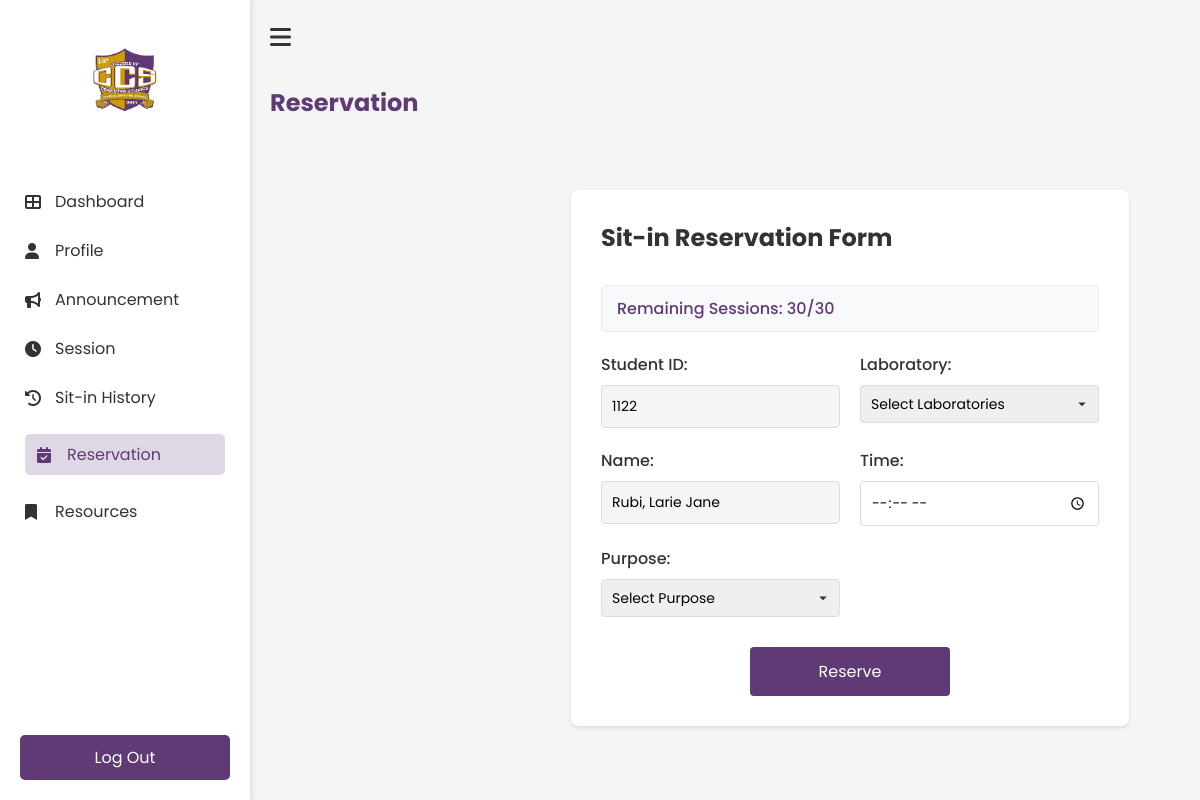
The app's page /Reservation (signed in) with its own data.
### tables this page shows
CREATE TABLE users(
idno integer primary key,
lastname text not null,
firstname text not null,
middlename text,
course text not null,
year_level integer not null,
email text unique not null,
username text unique not null,
password text not null, sessions TEXT DEFAULT NULL, address text, photo text, points INTEGER DEFAULT 0, remaining_sessions INTEGER DEFAULT 0);

### app.py (the view, shortened to what this page needs)
@app.route('/Reservation', methods=['GET', 'POST'])
def Reservation():
    if 'username' not in session:
        return redirect(url_for('login'))
    user = get_user_reservation_data(session['student_id'])
    if not user:
        flash('Error loading user data', 'error')
        return redirect(url_for('Dashboard'))
    return render_template('student/reservation.html', user=user)

### templates/student/reservation.html (shortened to what this page needs)
<!DOCTYPE html>
<html lang="en">
<head>
    <link rel="stylesheet" href="{{ url_for('static', filename='student/reservation.css') }}">
    <link rel="stylesheet" href="https://cdnjs.cloudflare.com/ajax/libs/font-awesome/6.0.0-beta3/css/all.min.css">
<body>
    <div class="reservation-container">
        <nav class="sidebar" id="sidebar">
            <div class="logo-container">
                <img src="{{ url_for('static', filename='images/ccs.png') }}" alt="ccs logo" class="logo">
            </div>
            <ul class="nav-links">
                <li><a href="{{ url_for('Dashboard') }}"><i class="fas fa-th-large"></i>Dashboard</a></li>
                <li><a href="{{ url_for('Profile') }}"><i class="fas fa-user"></i>Profile</a></li>
                <li><a href="{{ url_for('Announcement') }}"><i class="fas fa-bullhorn"></i>Announcement</a></li>
                <li><a href="{{ url_for('Session') }}"><i class="fas fa-clock"></i>Session</a></li>
                <li><a href="{{ url_for('History') }}"><i class="fas fa-history"></i>Sit-in History</a></li>
                <li><a href="{{ url_for('Reservation') }}" class="active"><i class="fas fa-calendar-check"></i>Reservation</a></li>
                <li><a href="{{ url_for('Resources') }}"><i class="fas fa-bookmark"></i>Resources</a></li>
            </ul>
            <div class="logout-section">
                <a href="{{ url_for('logout') }}" class="logout-btn"></i>Log Out</a>
            </div>
        </nav>
        <div class="main-content">
            <div class="top-bar">
                <button id="sidebar-toggle" class="hamburger-btn"><i class="fas fa-bars"></i></button>
            </div>
            <h1 class="header">Reservation</h1>
            <div class="main-content">
                <div class="form-card">
                    <h2>Sit-in Reservation Form</h2>
                    <div class="session-info">
                        <p>Remaining Sessions: {{ user['sessions'] if user['sessions'] is not none else 30 }}/30</p>
                    </div>
                    <form class="reservation-form" method="POST">
                        <div class="form-group-row">
                            <div class="form-group">
                                <label for="student_id">Student ID:</label>
                                <input type="text" id="student_id" name="student_id" value="{{ user['idno'] }}" readonly>
                            </div>
                            <div class="form-group">
                                <label for="lab">Laboratory:</label>
                                <select id="lab" name="lab" required onchange="showComputers(this.value)">
                                    <option value="">Select Laboratories</option>
                                </select>
                            </div>
                        </div>
                        <div class="form-group-row">
                            <div class="form-group">
                                <label for="name">Name:</label>
                                <input type="text" id="name" name="name" value="{{ user['lastname'] }}, {{ user['firstname'] }} {{ user['middlename'] if user['middlename'] else '' }}" readonly>
                            </div>
                            <div class="form-group">
                                <label for="time_in">Time:</label>
                                <input type="time" id="time_in" name="time_in" required>
                            </div>
                        </div>
                        <div class="form-group-row">
                            <div class="form-group">
                                <label for="purpose">Purpose:</label>
                                <select id="purpose" name="purpose" required>
                                    <option value="">Select Purpose</option>
                                </select>
                            </div>
                            <div class="form-group">
                            </div>
                        </div>
                        <button type="submit" class="reserve-btn">Reserve</button>
                    </form>
                </div>
            </div>
        </div>
    </div>
</body>
</html>

### static/student/reservation.css (style rules this page uses)
* { margin: 0; padding: 0; box-sizing: border-box; font-family: 'Poppins', sans-serif; }
body { background-color: #f5f5f5; }
.reservation-container { display: flex; min-height: 100vh; }
.main-content { padding: 30px; }
.main-content h1 { color: #603A75; margin-bottom: 30px; font-size: 24px; }
.form-card { background: white; border-radius: 8px; padding: 30px; box-shadow: 0 2px 4px rgba(0, 0, 0, 0.1); max-width: 1000px; margin: 20px auto; position: relative; width: 90%; }
.form-card h2 { color: #333; margin-bottom: 30px; font-size: 1.5rem; }
.form-group-row { display: flex; gap: 20px; margin-bottom: 20px; }
.form-group { flex: 1; }
.form-group label { display: block; margin-bottom: 8px; color: #333; font-weight: 500; }
.form-group input, .form-group select { width: 100%; padding: 10px; border: 1px solid #ddd; border-radius: 4px; font-size: 14px; }
.form-group input[readonly] { background-color: #f5f5f5; }
.form-group select { appearance: none; background-repeat: no-repeat; background-position: right 10px center; padding-right: 30px; }
.reserve-btn { background-color: #603A75; color: white; padding: 12px 30px; border: none; border-radius: 4px; cursor: pointer; font-size: 16px; display: block; margin: 30px auto 0; width: 200px; transition: background-color 0.3s; }
.sidebar { width: 250px; height: 100vh; position: fixed; left: 0; top: 0; background-color: white; padding: 20px 0; transition: all 0.3s ease; box-shadow: 2px 0 5px rgba(0, 0, 0, 0.1); z-index: 1000; }
.main-content { margin-left: 250px; transition: all 0.3s ease; width: calc(100% - 250px); padding: 20px; }
.logo-container { text-align: center; padding: 20px 0; }
.logo { width: 80px; height: auto; }
.nav-links { list-style: none; padding: 0; margin-top: 30px; }
.nav-links li { padding: 12px 25px; }
.nav-links li a { color: #333; text-decoration: none; display: flex; align-items: center; transition: 0.3s; }
.nav-links li a:hover, .nav-links li a.active { padding: 8px 12px; border-radius: 5px; color: #603A75; background-color: rgba(96, 58, 117, 0.2); }
.nav-links li a i { margin-right: 10px; width: 20px; }
.nav-links li a:hover, .nav-links li a.active { color: #603A75; }
.logout-section { position: absolute; bottom: 20px; width: 100%; padding: 0 20px; }
.logout-btn { display: block; width: 100%; padding: 10px; background-color: #603A75; color: white; text-align: center; text-decoration: none; border-radius: 5px; transition: 0.3s; }
.top-bar { display: flex; align-items: center; margin-bottom: 30px; }
.hamburger-btn { background: none; border: none; font-size: 24px; cursor: pointer; margin-right: 15px; color: #333; }
.session-info { background-color: #f8f9fa; padding: 10px 15px; border-radius: 5px; margin-bottom: 20px; border: 1px solid #e9ecef; }
.session-info p { color: #603A75; font-weight: 500; margin: 0; }

### records on screen
users: sessions "30", student_id "1122", name "Rubi, Larie Jane"
